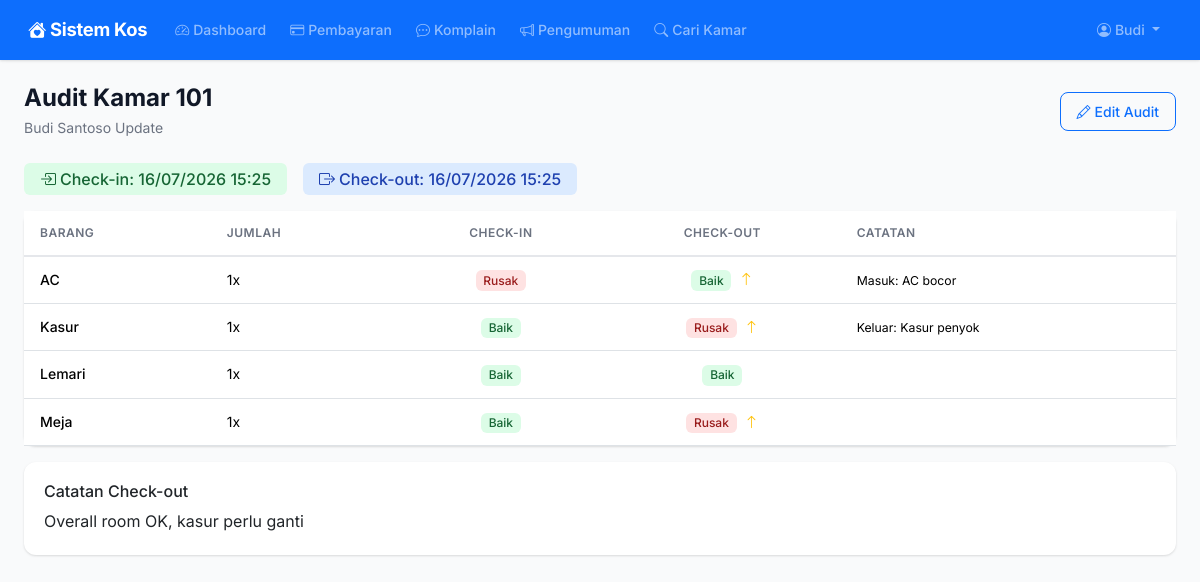
The page /audit/1 (signed in) on the database as committed earlier.
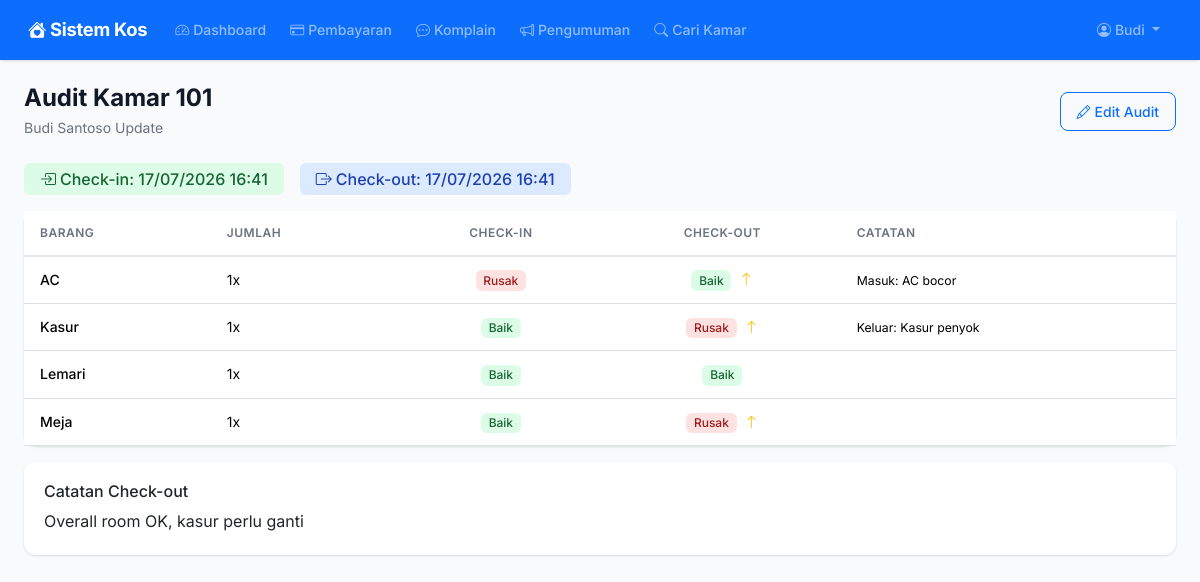
The same page on the database as committed later.
### models.py (models this page shows)
class RoomAudit(db.Model):
    __tablename__ = "room_audits"
    id = db.Column(db.Integer, primary_key=True)
    booking_id = db.Column(db.Integer, db.ForeignKey("bookings.id"), nullable=False)
    tipe = db.Column(db.String(20), nullable=False)  # check_in / check_out
    catatan = db.Column(db.Text)
    created_by = db.Column(db.Integer, db.ForeignKey("users.id"))
    created_at = db.Column(db.DateTime, default=datetime.utcnow)
    booking = db.relationship("Booking", backref="audits")
    auditor = db.relationship("User", backref="audits_created")

### routes/audit.py (the view)
@audit_bp.route("/<int:booking_id>")
@login_required
def detail(booking_id):
    booking = Booking.query.get_or_404(booking_id)
    if booking.user_id != current_user.id and current_user.role not in ("admin", "management"):
        flash("Akses ditolak.", "danger")
        return redirect(url_for("dashboard.index"))
    check_in = RoomAudit.query.filter_by(booking_id=booking_id, tipe="check_in").first()
    check_out = RoomAudit.query.filter_by(booking_id=booking_id, tipe="check_out").first()
    items = RoomItem.query.filter_by(room_id=booking.room_id).order_by(RoomItem.nama).all()
    return render_template("audit/detail.html", booking=booking, items=items, check_in=check_in, check_out=check_out)

### app.py (called while the page is built)
def create_app():
    app = Flask(__name__)
    app.config.from_object("config.Config")
    db.init_app(app)
    login_manager.init_app(app)
    csrf.init_app(app)
    login_manager.login_view = "auth.login"
    login_manager.login_message = "Silakan login terlebih dahulu."
    from models import User
    @login_manager.user_loader
    def load_user(user_id):
        return User.query.get(int(user_id))
    @app.context_processor
    def inject_now():
        from datetime import datetime
        return {"now": datetime.now()}
    @app.context_processor
    def inject_utility():
        from datetime import date
        return {"date_today": date.today()}
    from routes import register_routes
    register_routes(app)
    with app.app_context():
        db.create_all()
    return app

### templates/audit/detail.html (shortened to what the changed rows need)
{% extends "base.html" %}
{% block content %}
<div class="page-header d-flex flex-wrap justify-content-between align-items-center">
    <div>
        <h1>Audit Kamar {{ booking.room.nomor_kamar }}</h1>
    </div>
</div>
<div class="d-flex gap-3 mb-3">
    <span class="badge {% if check_in %}badge-success{% else %}badge-secondary{% endif %} fs-6 px-3 py-2">
        <i class="bi bi-box-arrow-in-right me-1"></i>Check-in: {{ check_in.created_at.strftime('%d/%m/%Y %H:%M') if check_in else 'Belum' }}
    </span>
    <span class="badge {% if check_out %}badge-info{% else %}badge-secondary{% endif %} fs-6 px-3 py-2">
        <i class="bi bi-box-arrow-right me-1"></i>Check-out: {{ check_out.created_at.strftime('%d/%m/%Y %H:%M') if check_out else 'Belum' }}
    </span>
</div>
{% if items %}
<div class="card border-0">
    <div class="table-responsive">
        <table class="table table-hover">
            <thead>
                <tr>
                    <th>Barang</th>
                    <th>Jumlah</th>
                    <th class="text-center">Check-in</th>
                    <th class="text-center">Check-out</th>
                    <th>Catatan</th>
                </tr>
            </thead>
        </table>
    </div>
</div>
{% if check_out and check_out.catatan %}
<div class="card border-0 mt-3">
    <div class="card-body">
        <h6>Catatan Check-out</h6>
        <p class="mb-0">{{ check_out.catatan }}</p>
    </div>
</div>
{% endif %}
{% else %}
<div class="empty-state">
    <i class="bi bi-box"></i>
    <h5>Belum ada inventaris</h5>
    <p class="text-muted">Admin belum menambahkan barang untuk kamar ini.</p>
</div>
{% endif %}
{% endblock %}

Rows that differ between the two databases and show on the page:
changed RoomAudit (number 1 of 2 on the later page): created_at "16/07/2026 15:25" → "17/07/2026 16:41"
changed RoomAudit "Overall room OK, kasur perlu ganti": created_at "16/07/2026 15:25" → "17/07/2026 16:41"
